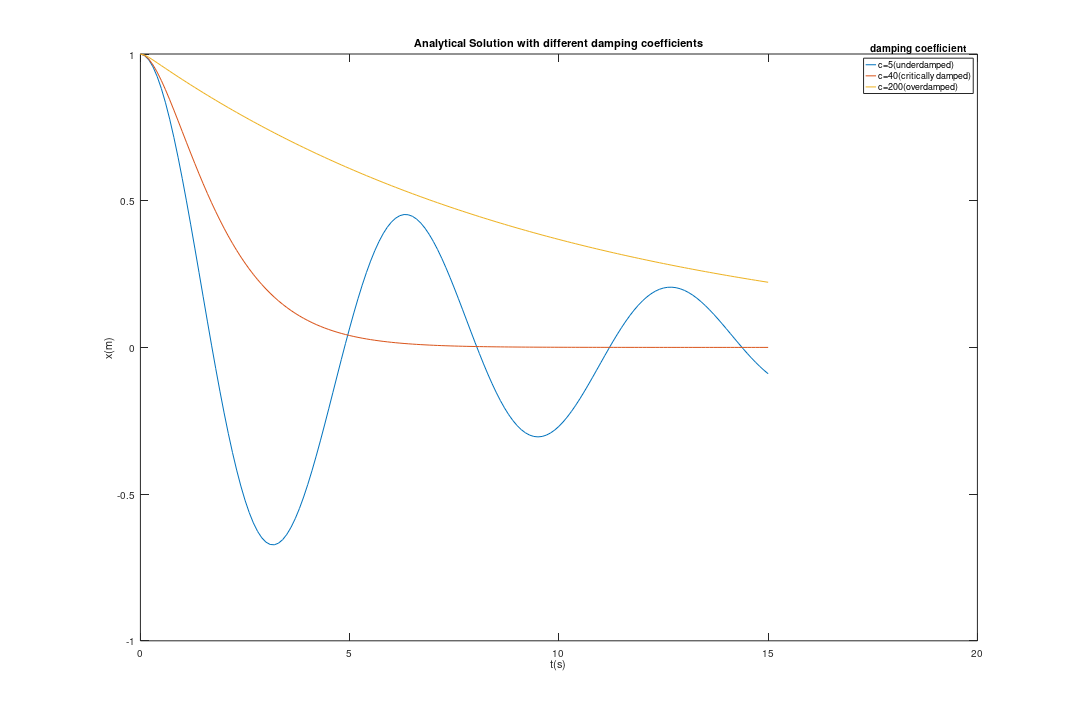

The MATLAB source for this figure:
clc;clear;
h = 0.1;t0 = 0;x0 = 1;v0 = 0;tn = 15; %initial values
n = (tn-t0)/h;
t(1) = t0; x(1) = x0; v(1) = v0;      %initial values
c=5;                                  %damping coefficient
f = @(t,x,v) v; g = @ (t,x,v) -x-v/c; %equations
%%%%%%%%%%%%%%%%%%%%%%%%%%%%%%%%%%%%%%%%%%%%%%%%%%%%%%%%%%%%%%%%%%%%%%%%%%%
%%%%%%%%%%%%%                   RK2                       %%%%%%%%%%%%%%%%%
%%%%%%%%%%%%%%%%%%%%%%%%%%%%%%%%%%%%%%%%%%%%%%%%%%%%%%%%%%%%%%%%%%%%%%%%%%%
%{
for i=1:n
    t(i+1) = t0 + i*h;
    k1 = h*f(t(i),x(i),v(i));
    m1 = h*g(t(i),x(i),v(i));
    k2 = h*f(t(i+1),x(i)+k1,v(i)+k1);    
    m2 = h*g(t(i+1),x(i)+k1,v(i)+m1);
    x(i+1) = x(i) + (1/2)*(k1+k2);
    v(i+1) = v(i) + (1/2)*(m1+m2);    
end    
plot(t,x,'LineWidth',2)
hold on
xlabel('t(s)')
ylabel('x(m)')
title('RK2 method Solution with different damping coefficients')
set(gca,'FontSize',20)
legend('c=5','c=40','c=200')
title(legend,'damping coeff.')
set(gcf, 'PaperPosition', [-4 4 30 20])
set(groot, 'DefaultFigurePosition', [500 600 1000 700])
%}
%%%%%%%%%%%%%%%%%%%%%%%%%%%%%%%%%%%%%%%%%%%%%%%%%%%%%%%%%%%%%%%%%%%%%%%%%%%
%%%%%%%%%%%%%                  Analytical                 %%%%%%%%%%%%%%%%%
%%%%%%%%%%%%%%%%%%%%%%%%%%%%%%%%%%%%%%%%%%%%%%%%%%%%%%%%%%%%%%%%%%%%%%%%%%%
%%%%%%%%%%%%%%%%%%                c=5                  %%%%%%%%%%%%%%%%%%%%

t_a = 0:0.1:15;
x_a = exp(-t_a/8).*(cos((3*sqrt(7).*t_a)/8)+(1/(3*sqrt(7)))*sin((3*sqrt(7).*t_a)/8));
plot(t_a,x_a,'LineWidth',2)
hold on
%%%%%%%%%%%%%%%%%%                c=40                 %%%%%%%%%%%%%%%%%%%%
t_a = 0:0.1:15;
x_a = exp(-1*t_a)+exp(-1*t_a).*t_a;
plot(t_a,x_a,'LineWidth',2)
%%%%%%%%%%%%%%%%%%                c=200                %%%%%%%%%%%%%%%%%%%%
t_a = 0:0.1:15;
x_a = (1+((-2*sqrt(6)+5)/(4*sqrt(6))))*exp((-5+2*sqrt(6))*t_a)...
    -((-2*sqrt(6)+5)/(4*sqrt(6)))*exp((-5-2*sqrt(6))*t_a);
plot(t_a,x_a,'LineWidth',2)
%%%%%%%%%%%%%%%%%%%%%%%%%%%%%%%%%%%%%%%%%%%%%%%%%%%%%%%%%%%%%%%%%%%%%%%%%%%
%%%%%%%%%%%%%          Analytical Solution Plot            %%%%%%%%%%%%%%%%
xlabel('t(s)')
ylabel('x(m)')
title('Analytical Solution with different damping coefficients')
set(gca,'FontSize',20)
legend('c=5(underdamped)','c=40(critically damped)','c=200(overdamped)')
title(legend,'damping coefficient')
set(gcf, 'PaperPosition', [-4 4 30 20])
set(groot, 'DefaultFigurePosition', [500 600 1000 700])
%}